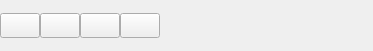
<?xml version="1.0" encoding="UTF-8"?>
<ui version="4.0">
 <class>FreeServiceButton</class>
 <widget class="QWidget" name="FreeServiceButton">
  <property name="geometry">
   <rect>
    <x>0</x>
    <y>0</y>
    <width>373</width>
    <height>51</height>
   </rect>
  </property>
  <property name="windowTitle">
   <string>Folder Widget</string>
  </property>
  <layout class="QGridLayout" name="gridLayout">
   <property name="margin">
    <number>0</number>
   </property>
   <property name="spacing">
    <number>0</number>
   </property>
   <item row="0" column="0">
    <layout class="QHBoxLayout" name="horizontalLayout">
     <item>
      <widget class="QPushButton" name="pushButton_update">
       <property name="styleSheet">
        <string notr="true">QPushButton { width: 32px; height: 17px; border-image: url(:/images/icon/update_normal.png);}
QPushButton:hover {width: 32px; height: 17px; border-image: url(:/images/icon/update_hover.png);}
QPushButton:pressed { width: 32px; height: 17px; border-image: url(:/images/icon/update_pressed.png);}</string>
       </property>
      </widget>
     </item>
     <item>
      <widget class="QPushButton" name="pushButton_expand">
       <property name="styleSheet">
        <string notr="true">QPushButton { width: 32px; height: 17px; border-image: url(:/images/icon/expand_normal.png);}
QPushButton:hover { width: 32px; height: 17px; border-image: url(:/images/icon/expand_hover.png);}
QPushButton:pressed { width: 32px; height: 17px; border-image: url(:/images/icon/expand_pressed.png);}</string>
       </property>
      </widget>
     </item>
     <item>
      <widget class="QPushButton" name="pushButton_collapse">
       <property name="styleSheet">
        <string notr="true">QPushButton { width: 32px; height: 17px; border-image: url(:/images/icon/collapse_normal.png);}
QPushButton:hover { width: 32px; height: 17px; border-image: url(:/images/icon/collapse_hover.png);}
QPushButton:pressed { width: 32px; height: 17px; border-image: url(:/images/icon/collapse_pressed.png);}</string>
       </property>
      </widget>
     </item>
     <item>
      <widget class="QPushButton" name="pushButton_delete">
       <property name="styleSheet">
        <string notr="true">QPushButton { width: 32px; height: 17px; border-image: url(:/images/icon/delete_normal.png);}
QPushButton:hover { width: 32px; height: 17px; border-image: url(:/images/icon/delete_hover.png);}
QPushButton:pressed { width: 32px; height: 17px; border-image: url(:/images/icon/delete_pressed.png);}</string>
       </property>
      </widget>
     </item>
     <item>
      <spacer name="horizontalSpacer">
       <property name="orientation">
        <enum>Qt::Horizontal</enum>
       </property>
       <property name="sizeHint" stdset="0">
        <size>
         <width>40</width>
         <height>20</height>
        </size>
       </property>
      </spacer>
     </item>
    </layout>
   </item>
  </layout>
 </widget>
 <resources/>
 <connections/>
</ui>
